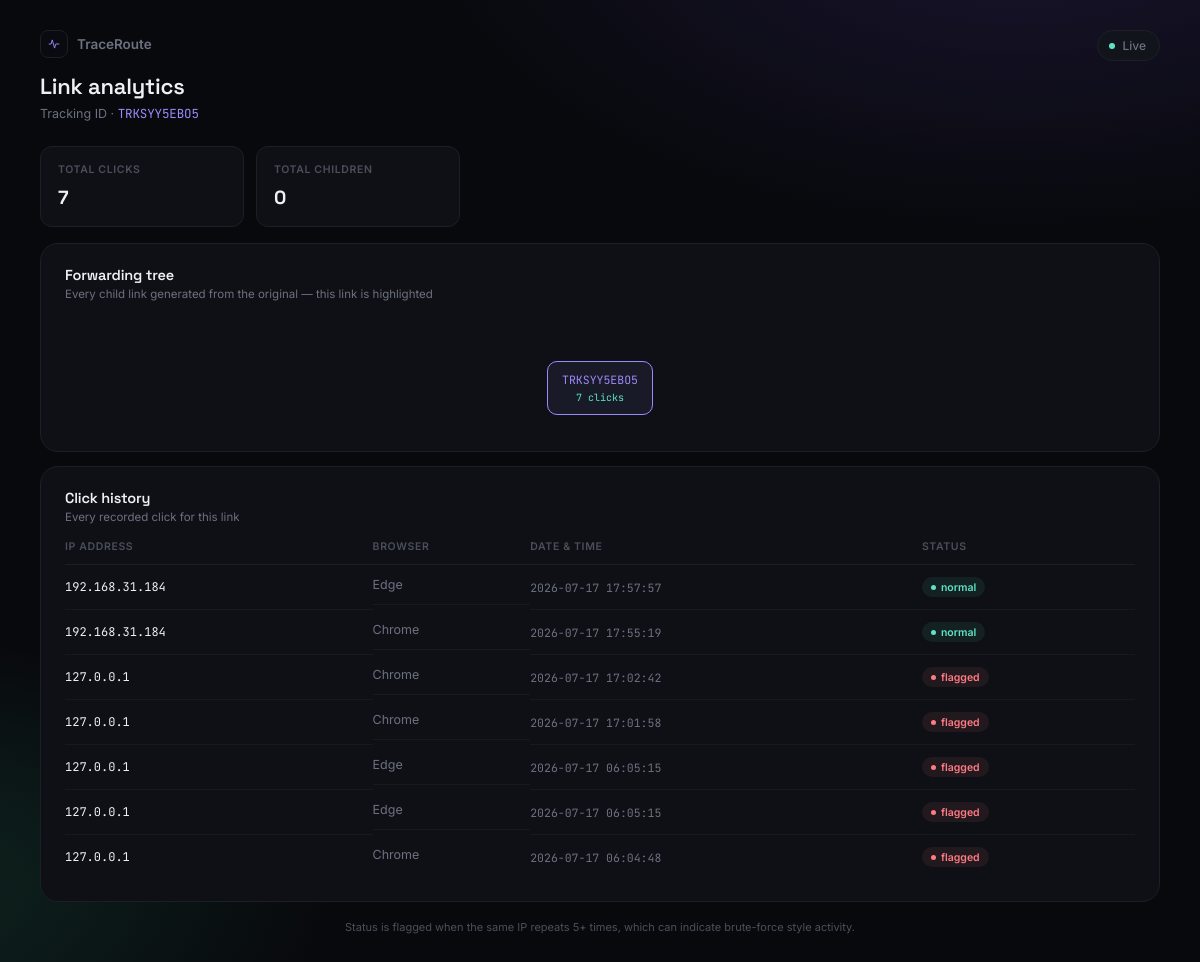
The page /analytics/TRKSYY5EBO5 on the database its author committed.
### tables this page shows
CREATE TABLE clicks(

id INTEGER PRIMARY KEY AUTOINCREMENT,

tracking_id TEXT,

ip_address TEXT,

user_agent TEXT,

referer TEXT,

clicked_at TIMESTAMP DEFAULT CURRENT_TIMESTAMP

, browser TEXT, country TEXT, city TEXT, lat REAL, lon REAL);

### app.py (the view)
@app.route("/analytics/<tracking_id>")
def analytics(tracking_id):
    conn = get_db_connection()
    cursor = conn.cursor()
    cursor.execute("SELECT tracking_id FROM links WHERE tracking_id=?", (tracking_id,))
    if not cursor.fetchone():
        conn.close()
        return render_template("404.html"), 404
    cursor.execute(
        "SELECT COUNT(*) AS total_clicks FROM clicks WHERE tracking_id=?",
        (tracking_id,),
    )
    total_clicks = cursor.fetchone()["total_clicks"]
    cursor.execute(
        "SELECT parent_tracking_id, generation FROM traversal_nodes WHERE tracking_id=?",
        (tracking_id,),
    )
    parent_row = cursor.fetchone()
    if parent_row:
        parent_tracking = parent_row["parent_tracking_id"]
        generation = parent_row["generation"]
    else:
        parent_tracking = "Original Link"
        generation = 0
    cursor.execute(
        "SELECT COUNT(*) AS total_children FROM traversal_nodes WHERE parent_tracking_id=?",
        (tracking_id,),
    )
    total_children = cursor.fetchone()["total_children"]
    cursor.execute(
        """
        SELECT ip_address, browser, clicked_at
        FROM clicks
        WHERE tracking_id=?
        ORDER BY clicked_at DESC
        """,
        (tracking_id,),
    )
    click_history = cursor.fetchall()
    root_id = find_root(cursor, tracking_id)
    tree_data = build_tree(cursor, root_id)
    conn.close()
    return render_template(
        "analytics.html",
        tracking_id=tracking_id,
        total_clicks=total_clicks,
        parent_tracking=parent_tracking,
        generation=generation,
        total_children=total_children,
        click_history=click_history,
        tree_data=tree_data,
    )

### app.py (called while the page is built)
def get_click_count(cursor, tracking_id):
    cursor.execute("SELECT COUNT(*) AS c FROM clicks WHERE tracking_id=?", (tracking_id,))
    return cursor.fetchone()["c"]

def find_root(cursor, tracking_id):
    current = tracking_id
    while True:
        cursor.execute(
            "SELECT parent_tracking_id FROM traversal_nodes WHERE tracking_id=?",
            (current,),
        )
        row = cursor.fetchone()
        if row and row["parent_tracking_id"]:
            current = row["parent_tracking_id"]
        else:
            break
    return current

def build_tree(cursor, tracking_id, generation=0):
    node = {
        "tracking_id": tracking_id,
        "generation": generation,
        "clicks": get_click_count(cursor, tracking_id),
        "children": [],
    }
    cursor.execute(
        "SELECT tracking_id FROM traversal_nodes WHERE parent_tracking_id=? ORDER BY tracking_id",
        (tracking_id,),
    )
    for row in cursor.fetchall():
        node["children"].append(build_tree(cursor, row["tracking_id"], generation + 1))
    return node

### database.py (called while the page is built)
def get_db_connection():
    conn = sqlite3.connect(DATABASE)
    conn.row_factory = sqlite3.Row
    return conn

### templates/analytics.html (shortened to what this page needs)
<!DOCTYPE html>
<html lang="en">
<head>
</head>
<body>
<main>
  <header class="top">
    <div>
      <div class="brand">
        <div class="brand-mark"><svg viewBox="0 0 24 24" fill="none" stroke="#9b8bfa" stroke-width="1.6"><path d="M3 12h4l2-7 4 14 2-7h6"/></svg></div>
        <span>TraceRoute</span>
      </div>
      <h1>Link analytics</h1>
      <div class="tid">Tracking ID · <span class="mono">{{ tracking_id }}</span></div>
    </div>
    <div class="pill"><span class="pulse"></span> Live</div>
  </header>
  <section class="stats" style="grid-template-columns: repeat(2, 1fr); max-width:420px;">
    <div class="stat">
      <div class="lbl">Total clicks</div>
      <div class="val">{{ total_clicks }}</div>
    </div>
    <div class="stat">
      <div class="lbl">Total children</div>
      <div class="val">{{ total_children }}</div>
    </div>
  </section>
  <section class="panel" style="margin-bottom:14px;">
    <div class="panel-head">
      <div>
        <h3>Forwarding tree</h3>
        <div class="sub">Every child link generated from the original — this link is highlighted</div>
      </div>
    </div>
    <div class="tree-scroll">
      <div class="tree" id="treeRoot"></div>
    </div>
  </section>
  <section class="panel">
    <div class="panel-head">
      <div>
        <h3>Click history</h3>
        <div class="sub">Every recorded click for this link</div>
      </div>
    </div>
    <table>
      <thead>
        <tr><th>IP address</th><th>Browser</th><th>Date &amp; time</th><th>Status</th></tr>
      </thead>
      <tbody id="clickTableBody">
        {% for click in click_history %}
        <tr data-ip="{{ click.ip_address }}">
          <td class="ip">{{ click.ip_address }}</td>
          <td class="browser-cell">{{ click.browser }}</td>
          <td class="time-cell">{{ click.clicked_at }}</td>
          <td class="status-cell"></td>
        </tr>
        {% else %}
        <tr><td colspan="4" class="empty">No clicks recorded yet for this link.</td></tr>
        {% endfor %}
      </tbody>
    </table>
  </section>
  <footer class="note">Status is flagged when the same IP repeats 5+ times, which can indicate brute-force style activity.</footer>
</main>
</body>
</html>

### templates/analytics.html (style rules this page uses)
:root { --bg: #08090d; --panel: #0e1015; --panel-alt: #12141b; --line: #1c1f28; --line-soft: #ffffff0a; --text: #eef0f5; --muted: #6c7180; --muted-dim: #4b4f5c; --violet: #9b8bfa; --violet-soft: #9b8bfa14; --mint: #5fe3c4; --mint-soft: #5fe3c414; --coral: #ff7a85; --coral-soft: #ff7a8514; --radius-lg: 18px; --radius-md: 12px; }
* { box-sizing:border-box; margin:0; padding:0; }
body { background: radial-gradient(1100px 600px at 85% -10%, #1a1530 0%, transparent 55%), radial-gradient(900px 500px at -10% 90%, #0e2620 0%, transparent 50%), var(--bg); color: var(--text); font-family:'Inter', sans-serif; min-height:100vh; -webkit-font-smoothing:antialiased; }
.mono { font-family:'JetBrains Mono', monospace; letter-spacing:-0.01em; }
h1,h2,h3 { font-family:'Space Grotesk', sans-serif; letter-spacing:-0.01em; }
main { max-width: 1180px; margin:0 auto; padding: 30px 30px 50px; }
header.top { display:flex; justify-content:space-between; align-items:flex-start; margin-bottom:24px; gap:20px; flex-wrap:wrap; }
.brand { display:flex; align-items:center; gap:9px; margin-bottom:14px; }
.brand-mark { width:28px; height:28px; border-radius:8px; background:#0a0b10; border:1px solid var(--line); display:flex; align-items:center; justify-content:center; }
.brand-mark svg { width:14px; height:14px; }
.brand span { font-weight:600; font-size:13.5px; color:var(--muted); }
header.top h1 { font-size:22px; font-weight:600; }
header.top .tid { color:var(--muted); font-size:12.5px; margin-top:5px; }
header.top .tid .mono { color: var(--violet); }
.pill { display:flex; align-items:center; gap:7px; flex-shrink:0; background: var(--panel-alt); border:1px solid var(--line); padding:7px 13px 7px 11px; border-radius:20px; font-size:12px; color:var(--muted); font-weight:500; }
.pill .pulse { width:6px; height:6px; border-radius:50%; background:var(--mint); box-shadow:0 0 0 0 rgba(95,227,196,0.6); animation: pulse 2.2s infinite; }
.stats { display:grid; grid-template-columns: repeat(5, 1fr); gap:12px; margin-bottom:16px; }
.stat { background: var(--panel); border:1px solid var(--line); border-radius: var(--radius-md); padding: 16px 17px; }
.stat .lbl { font-size:10.5px; text-transform:uppercase; letter-spacing:0.06em; color:var(--muted-dim); font-weight:600; margin-bottom:9px; }
.stat .val { font-size:19px; font-weight:700; font-family:'Space Grotesk'; word-break:break-all; }
.panel { background: var(--panel); border:1px solid var(--line); border-radius: var(--radius-lg); padding: 22px 24px; }
.panel-head { display:flex; justify-content:space-between; align-items:flex-start; margin-bottom:16px; }
.panel-head h3 { font-size:14.5px; font-weight:600; }
.panel-head .sub { font-size:11.5px; color:var(--muted); margin-top:3px; }
table { width:100%; border-collapse:collapse; font-size:12.5px; }
thead th { text-align:left; color:var(--muted-dim); font-weight:600; font-size:10.5px; text-transform:uppercase; letter-spacing:0.06em; padding-bottom:11px; border-bottom:1px solid var(--line); }
tbody td { padding:12px 10px 12px 0; border-bottom:1px solid var(--line-soft); color:var(--text); vertical-align:middle; }
tbody tr:last-child td { border-bottom:none; }
.ip { font-family:'JetBrains Mono'; font-size:12px; }
.browser-cell { display:flex; align-items:center; gap:8px; color:var(--muted); }
.time-cell { color:var(--muted); font-size:11.5px; font-family:'JetBrains Mono'; }
.tree-scroll { overflow-x:auto; padding-bottom:6px; }
.tree { display:flex; justify-content:center; padding:20px 10px 8px; }
footer.note { margin-top:18px; font-size:11px; color:var(--muted-dim); text-align:center; }

### rows shown on the page
clicks: ip_address "192.168.31.184", browser "Edge", clicked_at "2026-07-17 17:57:57"
clicks: ip_address "192.168.31.184", browser "Chrome", clicked_at "2026-07-17 17:55:19"
clicks: ip_address "127.0.0.1", browser "Chrome", clicked_at "2026-07-17 17:02:42"
clicks: ip_address "127.0.0.1", browser "Chrome", clicked_at "2026-07-17 17:01:58"
clicks: ip_address "127.0.0.1", browser "Edge", clicked_at "2026-07-17 06:05:15"
clicks: ip_address "127.0.0.1", browser "Edge", clicked_at "2026-07-17 06:05:15"
clicks: ip_address "127.0.0.1", browser "Chrome", clicked_at "2026-07-17 06:04:48"

### other values the page prints
{{ tracking_id }} "TRKSYY5EBO5"
{{ total_clicks }} "7"
{{ total_children }} "0"
